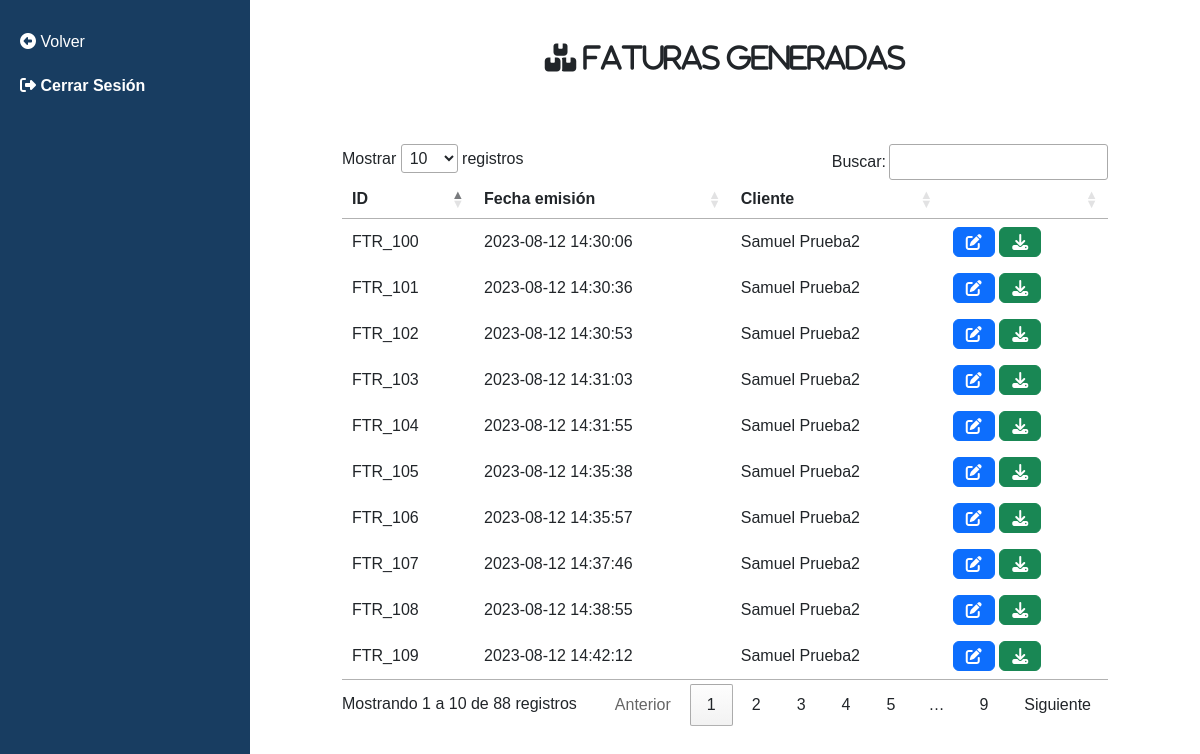
Page /vistas/facturas.php on the committed database.
### tables this page shows
CREATE TABLE `facturas` (
  `id` int(11) NOT NULL,
  `fecha_emision` datetime NOT NULL,
  `id_cliente` int(11) NOT NULL
);

CREATE TABLE `clientes` (
  `id` int(11) NOT NULL,
  `nombre` varchar(100) NOT NULL,
  `correo` varchar(100) NOT NULL,
  `direccion` varchar(200) NOT NULL,
  `telefono` varchar(20) NOT NULL
);

### vistas/facturas.php (the view, shortened to what this page needs)
<?php
include "../conexion.php";
?>
<link rel="stylesheet" href="https://cdnjs.cloudflare.com/ajax/libs/font-awesome/6.4.0/css/all.min.css" />
<!DOCTYPE html>
<html lang="en">
<head>
    <link href="https://cdn.jsdelivr.net/npm/bootstrap@5.3.0/dist/css/bootstrap.min.css" rel="stylesheet">
    <link href="https://cdn.jsdelivr.net/npm/bootstrap@5.3.1/dist/css/bootstrap.min.css" rel="stylesheet">
    <link rel="stylesheet" href="https://cdn.datatables.net/1.11.4/css/jquery.dataTables.min.css">
    <link rel="stylesheet" href="../Style/estilosInicio.css">
    <link rel="stylesheet" href="https://cdn.datatables.net/1.11.4/css/jquery.dataTables.min.css">
</head>
<body>
    <div class="sidebar">
        <a href="../inicio.php" class="menu-link"><i class="fa-solid fa-circle-left"></i> Volver</a>
        <a href="cerrarSesion.php" name="btncerrar"><i class="fa-solid fa-right-from-bracket"></i> <strong> Cerrar Sesión</strong></a>
    </div>
    <div class="content" id="contenido">
        <h3 class="text-center mt-4"><i class="fa-solid fa-boxes-stacked"> Faturas generadas</i></h3>
        <div id="CajaFacturas" class="mt-5 m-5 p-4">
            <?php
            $consultaFacturas = mysqli_query($conexion, "SELECT facturas.*, clientes.nombre AS nombre_cliente FROM facturas INNER JOIN clientes ON facturas.id_cliente = clientes.id;");
            ?>
            <table id="TablaTodasFacturas">
                <thead>
                    <tr>
                        <th>ID</th>
                        <th>Fecha emisión</th>
                        <th>Cliente</th>
                        <th style="width: 0 auto;"></th>
                    </tr>
                </thead>
                <tbody>
                    <?php
                    while ($mostrar = mysqli_fetch_array($consultaFacturas)) {
                    ?>
                        <tr>
                            <td><?php echo "FTR_".$mostrar['id'] ?></td>
                            <td><?php echo $mostrar['fecha_emision'] ?></td>
                            <td><?php echo $mostrar['nombre_cliente'] ?></td>
                            <td><?php echo '<a href="../acciones/editarFactura.php?id=' . $mostrar['id'] . '" class="btn btn-primary"><i class="fa-solid fa-pen-to-square"></i></a>'.' '.
                                            '<a href="../PDFS/FTR_'. $mostrar['id'].'_'.$mostrar['nombre_cliente'].'.pdf'.'" class="btn btn-success" download><i class="fa-solid fa-download"></i></a>'?></td>
                        </tr>
                    <?php }
                    ?>
                </tbody>
            </table>
        </div>
    </div>
</body>
</html>

### Style/estilosInicio.css (style rules this page uses)
body { margin: 0; padding: 0; font-family: Arial, sans-serif; }
.sidebar { height: 100%; width: 250px; background-color: #183d61; position: fixed; top: 0; left: 0; padding-top: 20px; }
.sidebar a { display: block; color: #fff; padding: 10px 20px; text-decoration: none; }
.content { margin-left: 250px; padding: 20px; }

### rows in the picture
facturas: id "100", fecha_emision "2023-08-12 14:30:06", id_cliente.nombre "Samuel Prueba2"
facturas: id "101", fecha_emision "2023-08-12 14:30:36", id_cliente.nombre "Samuel Prueba2"
facturas: id "102", fecha_emision "2023-08-12 14:30:53", id_cliente.nombre "Samuel Prueba2"
facturas: id "103", fecha_emision "2023-08-12 14:31:03", id_cliente.nombre "Samuel Prueba2"
facturas: id "104", fecha_emision "2023-08-12 14:31:55", id_cliente.nombre "Samuel Prueba2"
facturas: id "105", fecha_emision "2023-08-12 14:35:38", id_cliente.nombre "Samuel Prueba2"
facturas: id "106", fecha_emision "2023-08-12 14:35:57", id_cliente.nombre "Samuel Prueba2"
facturas: id "107", fecha_emision "2023-08-12 14:37:46", id_cliente.nombre "Samuel Prueba2"
facturas: id "108", fecha_emision "2023-08-12 14:38:55", id_cliente.nombre "Samuel Prueba2"
facturas: id "109", fecha_emision "2023-08-12 14:42:12", id_cliente.nombre "Samuel Prueba2"
